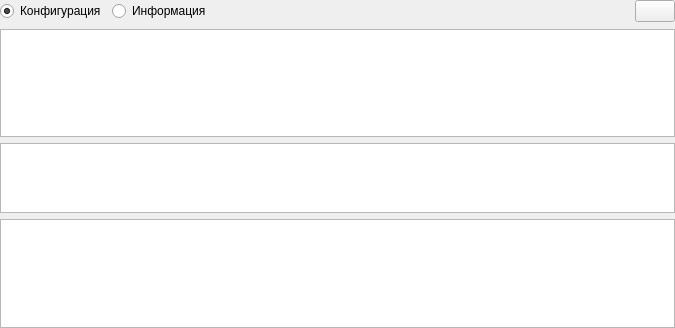
<?xml version="1.0" encoding="UTF-8"?>
<ui version="4.0">
 <class>DevicesWidget</class>
 <widget class="QWidget" name="DevicesWidget">
  <property name="geometry">
   <rect>
    <x>0</x>
    <y>0</y>
    <width>675</width>
    <height>328</height>
   </rect>
  </property>
  <property name="windowTitle">
   <string>Устройство</string>
  </property>
  <layout class="QVBoxLayout">
   <property name="leftMargin">
    <number>0</number>
   </property>
   <property name="topMargin">
    <number>0</number>
   </property>
   <property name="rightMargin">
    <number>0</number>
   </property>
   <property name="bottomMargin">
    <number>0</number>
   </property>
   <item>
    <layout class="QHBoxLayout">
     <item>
      <widget class="QRadioButton" name="deviceConfig">
       <property name="text">
        <string>Конфигурация</string>
       </property>
       <property name="checked">
        <bool>true</bool>
       </property>
      </widget>
     </item>
     <item>
      <widget class="QRadioButton" name="deviceInfo">
       <property name="text">
        <string>Информация</string>
       </property>
      </widget>
     </item>
     <item>
      <spacer>
       <property name="orientation">
        <enum>Qt::Horizontal</enum>
       </property>
       <property name="sizeHint" stdset="0">
        <size>
         <width>131</width>
         <height>23</height>
        </size>
       </property>
      </spacer>
     </item>
     <item>
      <widget class="QPushButton" name="refresh">
       <property name="toolTip">
        <string>Обновить информацию</string>
       </property>
       <property name="statusTip">
        <string>Обновить информацию</string>
       </property>
       <property name="text">
        <string/>
       </property>
       <property name="icon">
        <iconset resource="ostinato.qrc">
         <normaloff>:/icons/refresh.png</normaloff>:/icons/refresh.png</iconset>
       </property>
      </widget>
     </item>
    </layout>
   </item>
   <item>
    <widget class="QTableView" name="deviceGroupList">
     <property name="contextMenuPolicy">
      <enum>Qt::ActionsContextMenu</enum>
     </property>
     <property name="frameShape">
      <enum>QFrame::StyledPanel</enum>
     </property>
     <property name="lineWidth">
      <number>1</number>
     </property>
     <property name="selectionMode">
      <enum>QAbstractItemView::ExtendedSelection</enum>
     </property>
     <property name="selectionBehavior">
      <enum>QAbstractItemView::SelectRows</enum>
     </property>
    </widget>
   </item>
   <item>
    <widget class="QTableView" name="deviceList">
     <property name="sizePolicy">
      <sizepolicy hsizetype="Expanding" vsizetype="Expanding">
       <horstretch>0</horstretch>
       <verstretch>1</verstretch>
      </sizepolicy>
     </property>
     <property name="selectionBehavior">
      <enum>QAbstractItemView::SelectRows</enum>
     </property>
    </widget>
   </item>
   <item>
    <widget class="QTableView" name="deviceDetail">
     <property name="selectionMode">
      <enum>QAbstractItemView::SingleSelection</enum>
     </property>
    </widget>
   </item>
  </layout>
  <action name="actionNewDeviceGroup">
   <property name="icon">
    <iconset resource="ostinato.qrc">
     <normaloff>:/icons/devicegroup_add.png</normaloff>:/icons/devicegroup_add.png</iconset>
   </property>
   <property name="text">
    <string>Новая группа устройств</string>
   </property>
   <property name="toolTip">
    <string>Новая группа устройств</string>
   </property>
  </action>
  <action name="actionDeleteDeviceGroup">
   <property name="icon">
    <iconset resource="ostinato.qrc">
     <normaloff>:/icons/devicegroup_delete.png</normaloff>:/icons/devicegroup_delete.png</iconset>
   </property>
   <property name="text">
    <string>Удалить группу устройств</string>
   </property>
   <property name="toolTip">
    <string>Удалить группу устройств</string>
   </property>
  </action>
  <action name="actionEditDeviceGroup">
   <property name="icon">
    <iconset resource="ostinato.qrc">
     <normaloff>:/icons/devicegroup_edit.png</normaloff>:/icons/devicegroup_edit.png</iconset>
   </property>
   <property name="text">
    <string>Редактировать группу устройств</string>
   </property>
   <property name="toolTip">
    <string>Редактировать группу устройств</string>
   </property>
  </action>
 </widget>
 <resources>
  <include location="ostinato.qrc"/>
 </resources>
 <connections/>
</ui>
